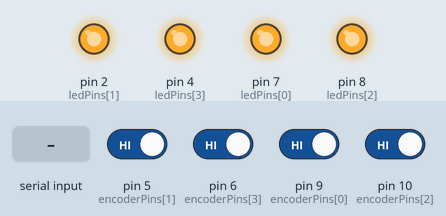
Recording of a sketch running on a simulated Arduino Uno, built with avr-gcc and run on an emulated ATmega328P. On the bench: output pins drawn as LEDs (lit = HIGH). The test bench sets the inputs (shaded band); at power-on: pin 5 (encoderPins[1]), pin 6 (encoderPins[3]), pin 9 (encoderPins[0]), pin 10 (encoderPins[2]) HIGH. What the sketch prints to the serial monitor is not drawn.

Above: at 0.2 s.
At 2.6 s:
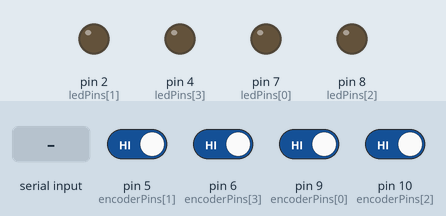
2.7 s: byte 30 received over Serial
At 5.8 s:
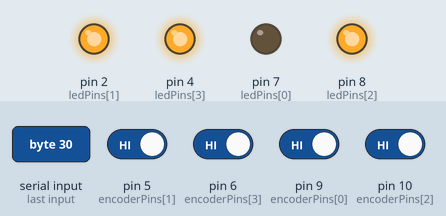
Timing chart, 0 to 7.3 s (numbered marks = the images above; inputs shaded):
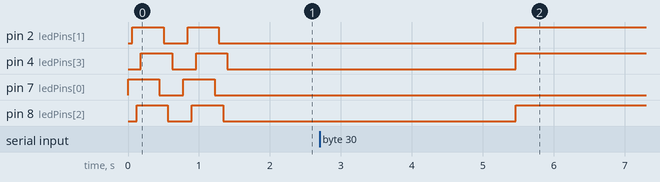

Measured:
- after the input at 2.7 s, pin 2 (ledPins[1]), pin 4 (ledPins[3]), pin 8 (ledPins[2]): LOW → HIGH after 2.8 s

The sketch:

serial_test.ino
```cpp
// Total number of channels supported by the hardware device
const uint8_t numChannels = 4;
const uint8_t ledPins[] = {7, 2, 8, 4};
const uint8_t encoderPins[] = {9, 5, 10, 6};
unsigned long currentEncoderValues[] = {0, 0, 0, 0};
unsigned long previousEncoderValues[] = {0, 0, 0, 0};
const unsigned long encoderValueThreshold = 2048;

int ledStates[] = {LOW, LOW, LOW, LOW};
int incomingByte = 0; // for incoming serial data

/*
 * Receives a byte from the serial port and decodes it to toggle LED states
 * Reads encoder values and sends them as a space-delimited string
 * in the form "a 3210 208 1234 4003 z"
 */
void setup()
{
  Serial.begin(57600);
  for (uint8_t i = 0; i < numChannels; i++)
  {
    pinMode(ledPins[i], OUTPUT);
    pinMode(encoderPins[i], INPUT);
  }
  // Flash LEDs twice when starting up
  flashLEDs();
  delay(100);
  flashLEDs();
}

void loop()
{
  if (Serial.available() > 0)
  {
    incomingByte = Serial.read();
    for (int i = 0; i < numChannels; i++)
    {
      digitalWrite(ledPins[i], (incomingByte >> i) & 0x1);
    }
  }
  Serial.print("a ");
  for (uint8_t i = 0; i < numChannels; i++)
  {
    previousEncoderValues[i] = currentEncoderValues[i];
    currentEncoderValues[i] = pulseIn(encoderPins[i], HIGH);
    Serial.print(currentEncoderValues[i]);
    Serial.print(" ");
  }
  Serial.print("z");
  Serial.println();
  delay(5);
}

void flashLEDs()
{
  for (int i = 0; i < numChannels; i++)
  {
    digitalWrite(ledPins[i], LOW);
  }
  for (int i = 0; i < numChannels; i++)
  {
    digitalWrite(ledPins[i], HIGH);
    delay(60);
  }
  delay(200);
  for (int i = 0; i < numChannels; i++)
  {
    digitalWrite(ledPins[i], LOW);
    delay(60);
  }
}
```
